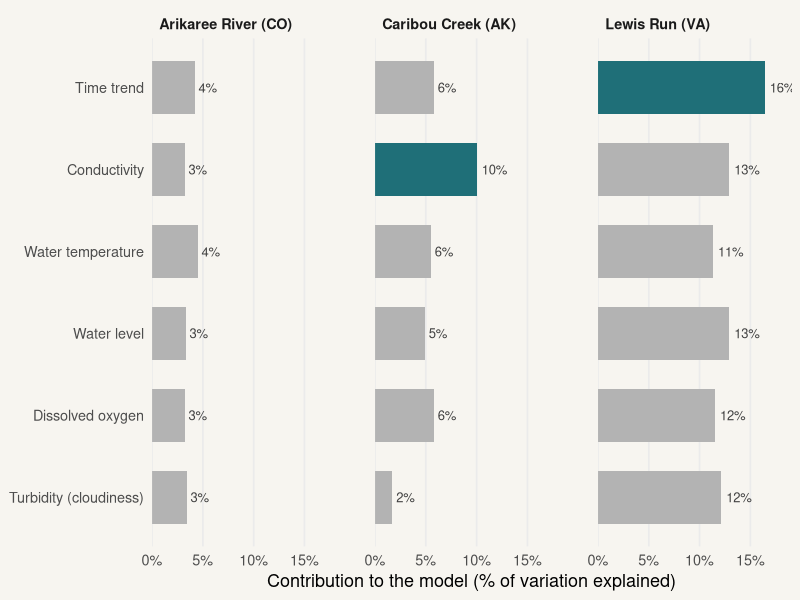

Write R code to recreate this figure.
## ---- chunk 1
#| label: setup
library(ggplot2)
library(dplyr)
library(tidyr)
library(knitr)
## ---- chunk 2
#| label: tbl-sites
#| tbl-cap: "The three study streams, ordered from lowest to highest typical nitrate. Data from Kermorvant et al. (2023, Table 2). µM = micromoles per litre."
sites <- tribble(
  ~Stream,                     ~Climate,     ~`Surrounding land`,            ~`Catchment size (km²)`, ~`Typical nitrate (µM)`,
  "Arikaree River, Colorado",  "Semi-arid",  "Grassland and farming",        "2,875",                 "5.5",
  "Caribou Creek, Alaska",     "Subarctic",  "Undisturbed forest (taiga)",   "106",                   "28.4",
  "Lewis Run, Virginia",       "Temperate",  "Farmland, near urban areas",   "11.9",                  "192"
)
kable(sites, align = c("l", "l", "l", "r", "r"))
## ---- chunk 3
#| label: fig-importance
#| fig-cap: "How much each reading helped predict nitrate in each stream (the drop in the model's accuracy when that reading is removed). Where one reading clearly stands out, it is highlighted. Approximate values read from Kermorvant et al. (2023, Fig. 4)."
#| fig-alt: "Three side-by-side bar charts, one per stream. At Arikaree River every reading contributes about 3 to 5 percent and none stands out. At Caribou Creek conductivity stands out at about 10 percent. At Lewis Run every reading contributes between about 11 and 16 percent, with the time trend largest."
#| fig-width: 9
#| fig-height: 4.2

importance <- tribble(
  ~reading,                 ~`Arikaree River (CO)`, ~`Caribou Creek (AK)`, ~`Lewis Run (VA)`,
  "Time trend",              4.2,                    5.8,                   16.4,
  "Water temperature",       4.5,                    5.5,                   11.3,
  "Water level",             3.3,                    4.9,                   12.9,
  "Conductivity",            3.2,                    10.0,                  12.9,
  "Turbidity (cloudiness)",  3.4,                    1.7,                   12.1,
  "Dissolved oxygen",        3.2,                    5.8,                   11.5
)

importance_long <- importance |>
  pivot_longer(-reading, names_to = "stream", values_to = "pct") |>
  mutate(stream = factor(stream, levels = c("Arikaree River (CO)",
                                            "Caribou Creek (AK)",
                                            "Lewis Run (VA)"))) |>
  group_by(stream) |>
  mutate(top = pct == max(pct) &
               max(pct) - sort(pct, decreasing = TRUE)[2] > 1) |>
  ungroup() |>
  mutate(reading = reorder(reading, pct))

ggplot(importance_long, aes(x = pct, y = reading, fill = top)) +
  geom_col(width = 0.65) +
  geom_text(aes(label = paste0(round(pct), "%")),
            hjust = -0.2, size = 3.3, colour = "grey25") +
  facet_wrap(~ stream, nrow = 1) +
  scale_fill_manual(values = c(`FALSE` = "grey70", `TRUE` = "#1f6f78"),
                    guide = "none") +
  scale_x_continuous(limits = c(0, 19), expand = c(0, 0),
                     labels = function(x) paste0(x, "%")) +
  labs(x = "Contribution to the model (% of variation explained)", y = NULL) +
  theme_minimal(base_size = 13) +
  theme(panel.grid.major.y = element_blank(),
        panel.grid.minor = element_blank(),
        strip.text = element_text(face = "bold", hjust = 0),
        panel.spacing = unit(1.5, "lines"),
        plot.background = element_rect(fill = "#f7f5f0", colour = NA))
